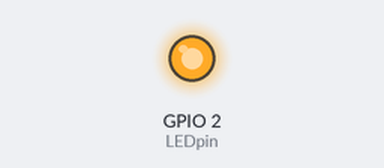
A program run on a simulated ESP8266 (NodeMCU). Parts: output pins drawn as LEDs (lit = HIGH).

Above: at 1.0 s.
At 3.0 s:
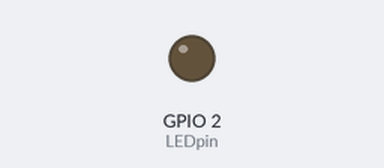
Timing chart, 0 to 5.2 s (numbered marks = the images above):
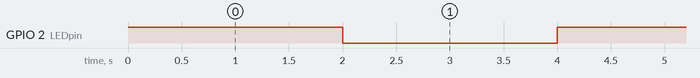

Measured:
- by itself, GPIO 2 (LEDpin): alternates HIGH for 2.0 s and LOW for 2.0 s

The program:

main.cpp
```cpp
// (licence header left out)
#include <Arduino.h>
#include <ESP8266WiFi.h>

uint8_t LEDpin = 2; //GPIO02 (D4)

void setup(){
  Serial.begin(115200);
  pinMode(LEDpin, OUTPUT);      // sets the digital pin as output
}

void loop(){
  digitalWrite(LEDpin, HIGH);   // sets the LED on
  delay(2000);   // waits for a 2 seconds
  digitalWrite(LEDpin, LOW);    // sets the LED off
  delay(2000); // waits for a 2 seconds
}
```
